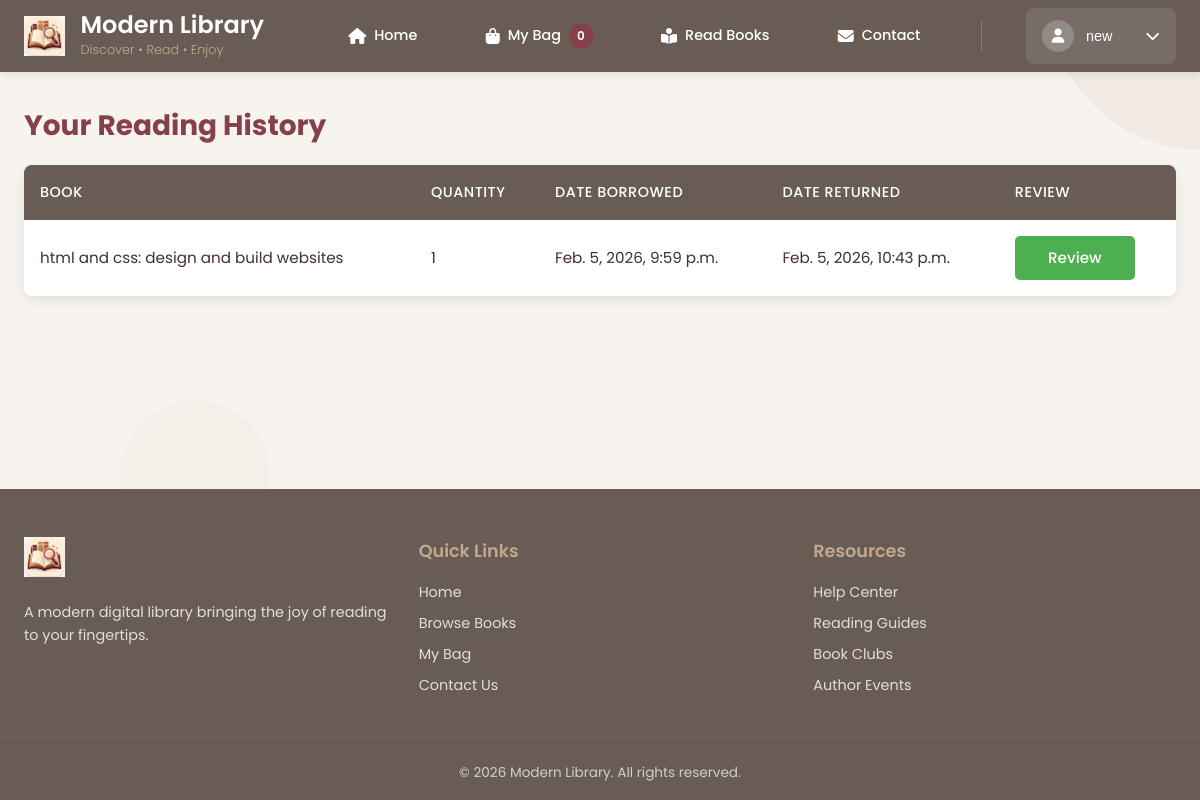
Screenshot of /user/history/ (signed in) with the database file from the repository.
### library_app/models.py (models this page shows, shortened)
class Order(models.Model):
    STATUS_CHOICES = (
        ('waiting', 'Waiting for Admin'),
        ('accepted', 'Accepted'),
        ('returned', 'Returned'),
        ('refused', 'Refused'),
    )
    user = models.ForeignKey(User, on_delete=models.CASCADE)
    book = models.ForeignKey(Book, on_delete=models.CASCADE)
    quantity = models.PositiveIntegerField(default=1)
    date_rent = models.DateTimeField(auto_now_add=True)
    accepted_at = models.DateTimeField(null=True, blank=True)
    date_return = models.DateTimeField(blank=True, null=True)
    status = models.CharField(max_length=10, choices=STATUS_CHOICES, default='waiting')

class Book(models.Model):
    title = models.CharField(max_length=200)
    author = models.CharField(max_length=150)
    publication_date = models.DateField(blank=True, null=True)
    quantity = models.PositiveIntegerField(default=0)
    genres = models.ManyToManyField(Genre, related_name="books")
    reviews = models.DecimalField(max_digits=2, decimal_places=1, blank=True, null=True)
    description = models.TextField(blank=True, null=True)
    image = models.ImageField(upload_to="books/", blank=True, null=True)

### library_app/views.py (the view)
# urls.py: path('user/history/', views.reading_history, name='reading_history'),
@login_required
def reading_history(request):
    orders = Order.objects.filter(user=request.user, status='returned', date_return__isnull=False)
    return render(request, 'library_app/reading_history.html', {
        'returned_books': orders
    })

### library_app/templates/library_app/reading_history.html (shortened to what this page needs)
{% extends 'library_app/base_user.html' %}
{% block content %}
<h2>Your Reading History</h2>
<table>
<tr>
    <th>Book</th>
    <th>Quantity</th>
    <th>Date Borrowed</th>
    <th>Date Returned</th>
    <th>Review</th>
</tr>
{% for order in returned_books %}
<tr>
    <td>{{ order.book.title }}</td>
    <td>{{ order.quantity }}</td>
    <td>{{ order.date_rent }}</td>
    <td>{{ order.date_return }}</td>
    <td>
    <a href="{% url 'add_review' order.book.id %}" class="btn btn-info">Review</a>
</td>
</tr>
{% empty %}
<tr><td colspan="5">No books returned yet</td></tr>
{% endfor %}
</table>
{% endblock %}

### library_app/templates/library_app/base_user.html (shortened to what this page needs)
{% load static %}
<!DOCTYPE html>
<html lang="en">
<head>
    <link rel="stylesheet" href="https://cdnjs.cloudflare.com/ajax/libs/font-awesome/6.4.0/css/all.min.css">
    <link rel="stylesheet" href="{% static 'css/user.css' %}">
</head>
<body class="user-body">
    <div class="user-bg-elements">
        <div class="bg-element"></div>
        <div class="bg-element"></div>
    </div>
    <nav class="user-nav">
        <div class="nav-container">
            <div class="nav-brand">
                <img src="{% static 'logo.png' %}" alt="Library Logo" class="nav-logo">
                <div class="brand-text">
                    <h1 class="brand-title">Modern Library</h1>
                    <p class="brand-tagline">Discover • Read • Enjoy</p>
                </div>
            </div>
            <a href="{% url 'user_home' %}" class="nav-link {% if request.path == '/user/home/' %}active{% endif %}">
    <i class="fas fa-home"></i>
    <span>Home</span>
</a>
<a href="{% url 'user_mybag' %}" class="nav-link {% if 'user_mybag' in request.path %}active{% endif %}">
    <i class="fas fa-shopping-bag"></i>
    <span>My Bag</span>
    <span class="badge" id="bagCount">{{ bag_count|default:"0" }}</span>
</a>
<a href="{% url 'read_books' %}" class="nav-link {% if 'read-books' in request.path %}active{% endif %}">
    <i class="fas fa-book-reader"></i>
    <span>Read Books</span>
</a>
<a href="{% url 'user_contactus' %}" class="nav-link {% if 'user_contactus' in request.path %}active{% endif %}">
    <i class="fas fa-envelope"></i>
    <span>Contact</span>
</a>
                <div class="user-dropdown">
    <button class="user-btn" id="userBtn">
        <div class="user-avatar"><i class="fas fa-user"></i></div>
        <span class="user-name">
            {% if user.first_name %}{{ user.first_name }}{% else %}{{ user.username }}{% endif %}
        </span>
        <i class="fas fa-chevron-down"></i>
    </button>
</div>
        </div>
    </nav>
    <main class="user-main">
        {% block content %}{% endblock %}
    </main>
    <footer class="user-footer">
        <div class="footer-content">
            <div class="footer-section">
                <img src="{% static 'logo.png' %}" alt="Logo" class="footer-logo">
                <p class="footer-description">
                    A modern digital library bringing the joy of reading to your fingertips.
                </p>
            </div>
            <div class="footer-section">
                <h3>Quick Links</h3>
                <a href="{% url 'user_home' %}">Home</a>
                <a href="{% url 'user_home' %}">Browse Books</a>
                <a href="{% url 'user_mybag' %}">My Bag</a>
                <a href="{% url 'user_contactus' %}">Contact Us</a>
            </div>
            <div class="footer-section">
                <h3>Resources</h3>
                <a href="#">Help Center</a>
                <a href="#">Reading Guides</a>
                <a href="#">Book Clubs</a>
                <a href="#">Author Events</a>
            </div>
        </div>
        <div class="footer-bottom">
            <p>&copy; {% now "Y" %} Modern Library. All rights reserved.</p>
        </div>
    </footer>
</body>
</html>

### rows the page displays
Order: book "html and css: design and build websites", quantity "1", date_rent "Feb. 5, 2026, 9:59 p.m.", date_return "Feb. 5, 2026, 10:43 p.m."

### other values shown
{{ bag_count|default:"0" }} "0"
{{ user.first_name }} "new"
